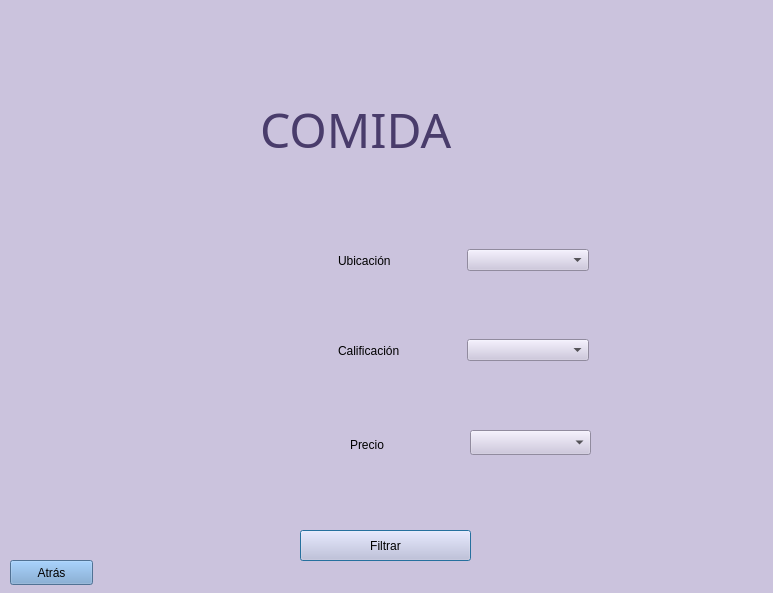
<?xml version="1.0" encoding="UTF-8"?>
<ui version="4.0">
 <class>LugarFiltros</class>
 <widget class="QDialog" name="LugarFiltros">
  <property name="geometry">
   <rect>
    <x>0</x>
    <y>0</y>
    <width>773</width>
    <height>593</height>
   </rect>
  </property>
  <property name="windowTitle">
   <string>Dialog</string>
  </property>
  <property name="styleSheet">
   <string notr="true">background-color: rgb(203, 195, 221);</string>
  </property>
  <widget class="QPushButton" name="pushButton">
   <property name="geometry">
    <rect>
     <x>300</x>
     <y>530</y>
     <width>171</width>
     <height>31</height>
    </rect>
   </property>
   <property name="styleSheet">
    <string notr="true">background-color: rgb(203, 195, 221);</string>
   </property>
   <property name="text">
    <string>Filtrar</string>
   </property>
  </widget>
  <widget class="QLabel" name="label_9">
   <property name="geometry">
    <rect>
     <x>690</x>
     <y>0</y>
     <width>81</width>
     <height>81</height>
    </rect>
   </property>
   <property name="text">
    <string/>
   </property>
   <property name="pixmap">
    <pixmap>../Pictures/turr.png</pixmap>
   </property>
  </widget>
  <widget class="QPushButton" name="pushButton_atras">
   <property name="geometry">
    <rect>
     <x>10</x>
     <y>560</y>
     <width>83</width>
     <height>25</height>
    </rect>
   </property>
   <property name="styleSheet">
    <string notr="true">background-color: rgb(114, 159, 207);</string>
   </property>
   <property name="text">
    <string>Atrás</string>
   </property>
  </widget>
  <widget class="QLabel" name="label_tema">
   <property name="geometry">
    <rect>
     <x>20</x>
     <y>10</y>
     <width>231</width>
     <height>201</height>
    </rect>
   </property>
   <property name="text">
    <string/>
   </property>
   <property name="pixmap">
    <pixmap>../Downloads/bigfood.png</pixmap>
   </property>
  </widget>
  <widget class="QLabel" name="label_tematexto">
   <property name="geometry">
    <rect>
     <x>260</x>
     <y>70</y>
     <width>421</width>
     <height>118</height>
    </rect>
   </property>
   <property name="font">
    <font>
     <family>Jamrul</family>
     <pointsize>36</pointsize>
     <weight>9</weight>
     <italic>false</italic>
     <bold>false</bold>
    </font>
   </property>
   <property name="styleSheet">
    <string notr="true">font: 75 36pt &quot;Jamrul&quot;;
color: rgb(73, 60, 107);</string>
   </property>
   <property name="text">
    <string>COMIDA</string>
   </property>
   <property name="alignment">
    <set>Qt::AlignLeading|Qt::AlignLeft|Qt::AlignVCenter</set>
   </property>
  </widget>
  <widget class="QLabel" name="label_2">
   <property name="geometry">
    <rect>
     <x>210</x>
     <y>410</y>
     <width>71</width>
     <height>70</height>
    </rect>
   </property>
   <property name="text">
    <string/>
   </property>
   <property name="pixmap">
    <pixmap>../Downloads/iconoprecio.png</pixmap>
   </property>
  </widget>
  <widget class="QComboBox" name="comboBox_precio">
   <property name="geometry">
    <rect>
     <x>470</x>
     <y>430</y>
     <width>121</width>
     <height>25</height>
    </rect>
   </property>
   <property name="styleSheet">
    <string notr="true">selection-background-color: rgb(221, 212, 255);
selection-color: rgb(92, 53, 102);</string>
   </property>
  </widget>
  <widget class="QWidget" name="layoutWidget">
   <property name="geometry">
    <rect>
     <x>210</x>
     <y>310</y>
     <width>379</width>
     <height>81</height>
    </rect>
   </property>
   <layout class="QHBoxLayout" name="horizontalLayout_2">
    <item>
     <widget class="QLabel" name="label">
      <property name="text">
       <string/>
      </property>
      <property name="pixmap">
       <pixmap>../Downloads/iconocalif.png</pixmap>
      </property>
     </widget>
    </item>
    <item>
     <widget class="QLabel" name="label_5">
      <property name="text">
       <string>Calificación</string>
      </property>
     </widget>
    </item>
    <item>
     <widget class="QComboBox" name="comboBox_estrella">
      <property name="styleSheet">
       <string notr="true">selection-background-color: rgb(221, 212, 255);
selection-color: rgb(92, 53, 102);</string>
      </property>
     </widget>
    </item>
   </layout>
  </widget>
  <widget class="QWidget" name="layoutWidget">
   <property name="geometry">
    <rect>
     <x>210</x>
     <y>220</y>
     <width>379</width>
     <height>81</height>
    </rect>
   </property>
   <layout class="QHBoxLayout" name="horizontalLayout">
    <item>
     <widget class="QLabel" name="label_3">
      <property name="text">
       <string/>
      </property>
      <property name="pixmap">
       <pixmap>../Downloads/iconoubicacion.png</pixmap>
      </property>
     </widget>
    </item>
    <item>
     <widget class="QLabel" name="label_4">
      <property name="text">
       <string>Ubicación</string>
      </property>
     </widget>
    </item>
    <item>
     <widget class="QComboBox" name="comboBox_lugar">
      <property name="styleSheet">
       <string notr="true">selection-background-color: rgb(221, 212, 255);
selection-color: rgb(92, 53, 102);</string>
      </property>
     </widget>
    </item>
   </layout>
  </widget>
  <widget class="QLabel" name="label_6">
   <property name="geometry">
    <rect>
     <x>350</x>
     <y>410</y>
     <width>51</width>
     <height>70</height>
    </rect>
   </property>
   <property name="text">
    <string>Precio</string>
   </property>
  </widget>
 </widget>
 <resources/>
 <connections/>
</ui>
